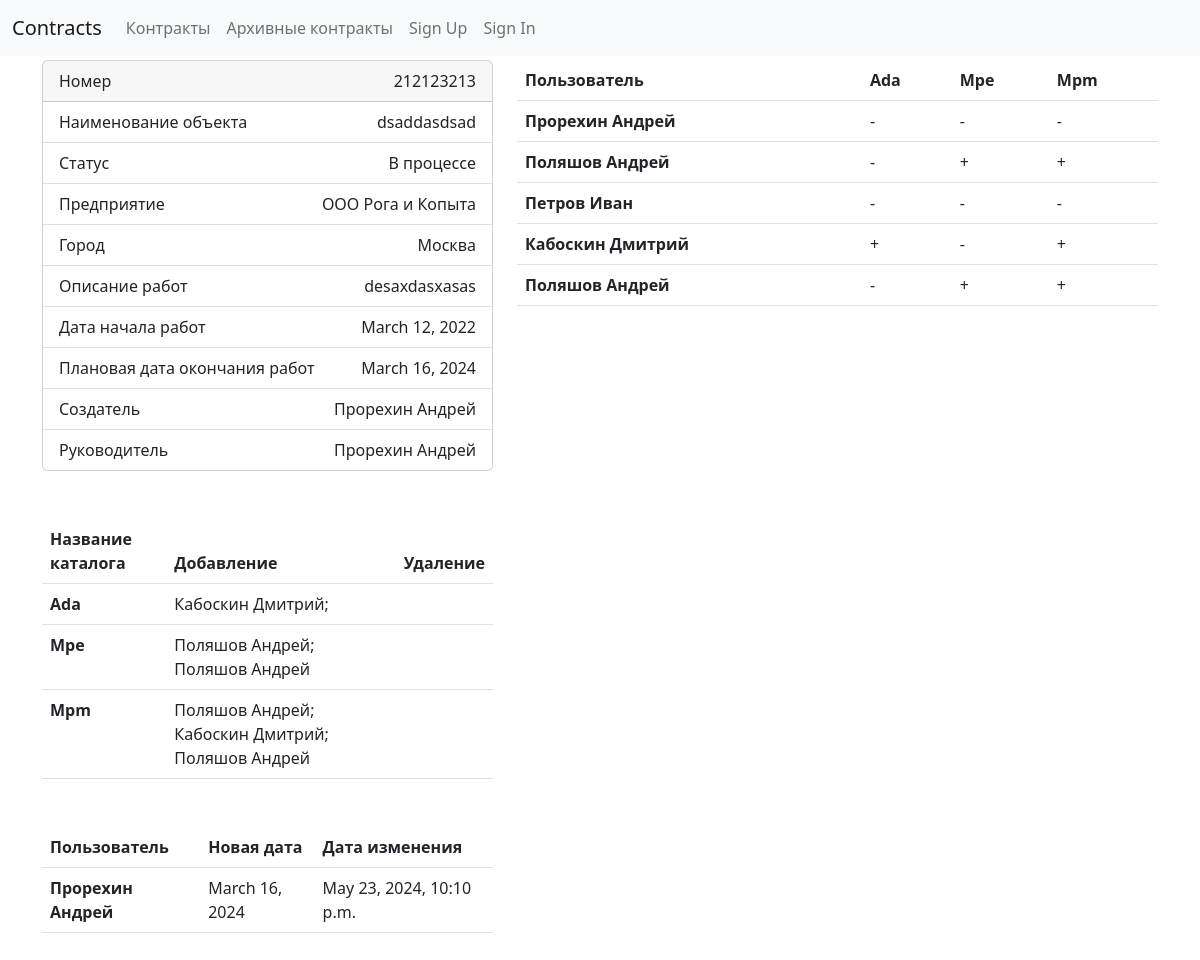
The app's page /contracts/3/, older data.
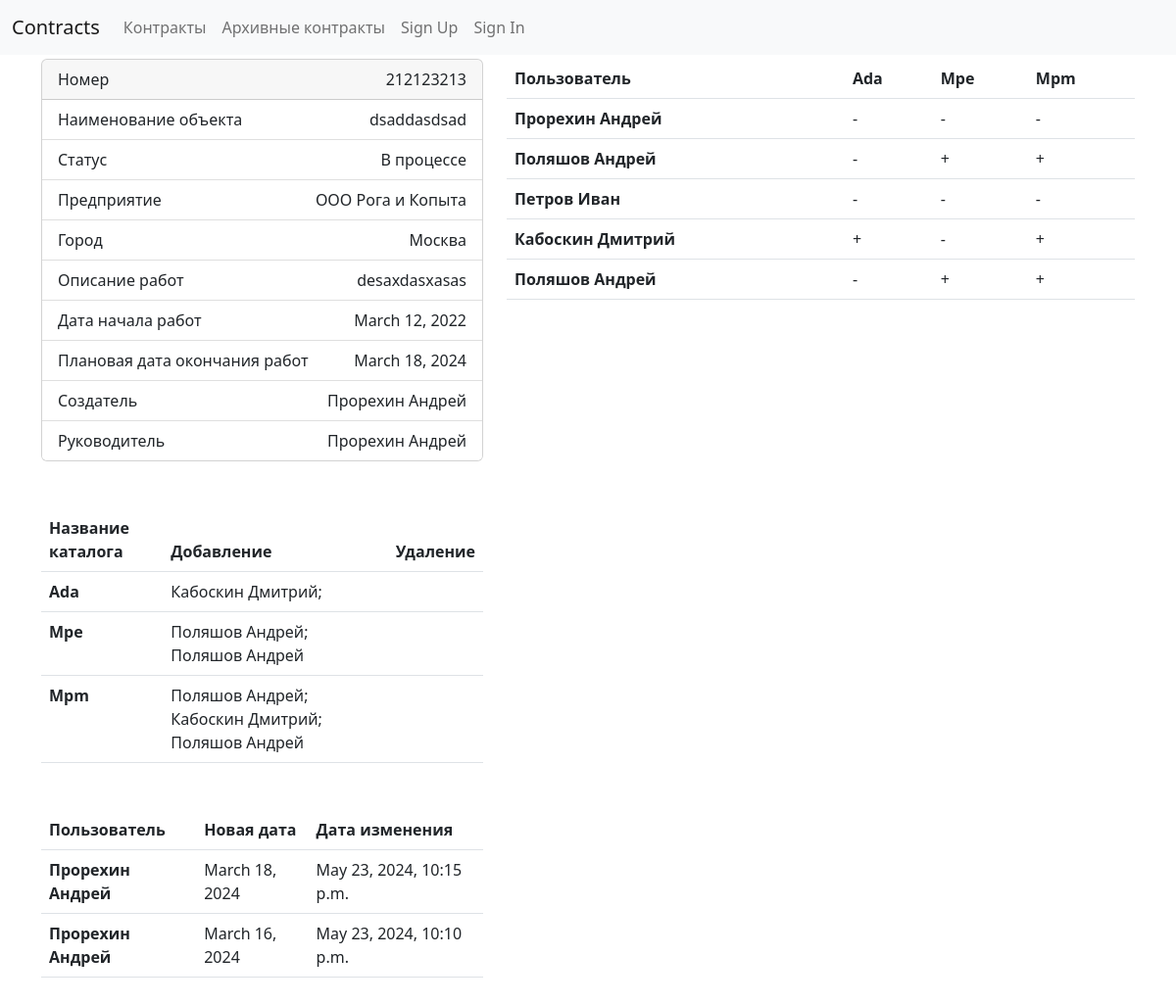
The same page, newer data.
### contracts/users/models.py (models this page shows, shortened)
class Contract(models.Model):
    STATES = [
        ("in_process", "В процессе"),
        ("restored", "Восстановлен"),
        ("contract_organization", "Организация контракта"),
        ("complete", "Завершен"),
        ("arhive", "Архив"),
    ]
    number = models.BigIntegerField("Номер контракта")
    object = models.CharField("Наименование объекта", max_length=150)
    state = models.CharField(
        "Статус", max_length=50, choices=STATES, default="in_process", blank=True
    )
    company = models.ForeignKey(
        Company, on_delete=models.CASCADE, verbose_name="Предприятие", blank=True
    )
    town = models.ForeignKey(
        Town, on_delete=models.CASCADE, verbose_name="Город", blank=True
    )
    description = models.TextField("Описание работ")
    start = models.DateField("Дата начала работ", blank=True, null=True)
    end = models.DateField("Плановая дата окончания работ", blank=True, null=True)
    creator = models.ForeignKey(
        User,
        verbose_name="Создатель",
        on_delete=models.PROTECT,
        null=True,
        blank=True,
        related_name="created_contracts",
        editable=False,
    )
    gip = models.ForeignKey(
        User,
        verbose_name="Руководитель",
        on_delete=models.PROTECT,
        blank=True,
        null=True,
        related_name="gip_contracts",
    )
    users = models.ManyToManyField(
        User,
        blank=True,
        null=True,
        verbose_name="Пользователи",
        related_name="contracts",
    )
    ada = models.BooleanField(default=False)
    mpe = models.BooleanField(default=False)
    mpm = models.BooleanField(default=False)
    class Meta:
        verbose_name_plural = _("Контракты")
        verbose_name = _("Контракт")

class UserContractFolders(models.Model):
    user = models.ForeignKey(
        User,
        on_delete=models.CASCADE,
        verbose_name="Пользователь",
        related_name="contract_folders",
    )
    contract = models.ForeignKey(
        Contract,
        on_delete=models.CASCADE,
        verbose_name="Контракт",
        related_name="user_folders",
    )
    ada = models.BooleanField(default=False)
    mpe = models.BooleanField(default=False)
    mpm = models.BooleanField(default=False)
    class Meta:
        verbose_name_plural = _("Доступы к директориям")
        verbose_name = _("Доступы к директориям")

class User(AbstractUser):
    name = models.CharField(_("Name of User"), blank=True, max_length=255)
    first_name = None  # type: ignore[assignment]
    last_name = None  # type: ignore[assignment]
    supervisor = models.BooleanField("Руководитель", default=False)
    it_staff = models.BooleanField("IT персонал", default=False)
    def __str__(self) -> str:
        return self.name or super().__str__()

class EndDateContractChange(models.Model):
    user = models.ForeignKey(
        User,
        on_delete=models.CASCADE,
        verbose_name="Пользователь",
        related_name="end_date_edits",
    )
    contract = models.ForeignKey(
        Contract,
        on_delete=models.CASCADE,
        verbose_name="Контракт",
        related_name="end_date_edits",
    )
    new_date = models.DateField("Новая дата")
    created = models.DateTimeField("Создано", auto_now_add=True)
    class Meta:
        verbose_name_plural = _("Изменения дат окончания контрактов")
        verbose_name = _("Изменение даты окончания контракта")

class Company(models.Model):
    name = models.CharField("Наименование", max_length=50, unique=True)
    class Meta:
        verbose_name_plural = _("Компании")
        verbose_name = _("Компания")
    def __str__(self) -> str:
        return self.name

class Town(models.Model):
    name = models.CharField("Наименование", max_length=50, unique=True)
    class Meta:
        verbose_name_plural = _("Города")
        verbose_name = _("Город")
    def __str__(self) -> str:
        return self.name

### contracts/users/contract_views.py (the view)
# urls.py: path("<int:pk>/", ContractDetailView.as_view(), name="contract-detail"),
class ContractDetailView(DetailView):
    model = Contract
    def get_context_data(self, **kwargs):
        context = super(ContractDetailView, self).get_context_data(**kwargs)
        context["user_folders"] = UserContractFolders.objects.filter(
            contract=self.kwargs.get("pk")
        ).select_related("user")
        context["permission_requests"] = (
            PermissionRequest.objects.filter(contract=self.kwargs.get("pk"))
            .select_related("user", "creator")
            .order_by("-id")
        )
        context["end_date_edits"] = (
            EndDateContractChange.objects.filter(contract=self.kwargs.get("pk"))
            .select_related("user")
            .order_by("-id")
        )
        return context

### contracts/users/context_processors.py (called while the page is built)
def allauth_settings(request):
    return {
        "ACCOUNT_ALLOW_REGISTRATION": settings.ACCOUNT_ALLOW_REGISTRATION,
    }

### contracts/templates/users/contract_detail.html (shortened to what the changed rows need)
{% extends "base.html" %}
{% load crispy_forms_tags %}
{% block content %}
<div class="row mb-5">
  <div class="col-5">
    <div class="card">
        <div class="card-header d-flex justify-content-between">
          <span>Номер</span>
          <span>{{contract.number}}</span>
        </div>
        <ul class="list-group list-group-flush">
          <li class="list-group-item d-flex justify-content-between"><span>Наименование объекта</span><span>{{contract.object}}</span></li>
          <li class="list-group-item d-flex justify-content-between"><span>Статус</span><span>{{contract.get_state_display}}</span></li>
          <li class="list-group-item d-flex justify-content-between"><span>Предприятие</span><span>{{contract.company}}</span></li>
          <li class="list-group-item d-flex justify-content-between"><span>Город</span><span>{{contract.town}}</span></li>
          <li class="list-group-item d-flex justify-content-between"><span>Описание работ</span><span>{{contract.description}}</span></li>
          <li class="list-group-item d-flex justify-content-between"><span>Дата начала работ</span><span>{{contract.start}}</span></li>
          <li class="list-group-item d-flex justify-content-between"><span>Плановая дата окончания работ</span><span>{% if contract.end %}{{contract.end}}{% endif %}</span></li>
          <li class="list-group-item d-flex justify-content-between"><span>Создатель</span><span>{{contract.creator}}</span></li>
          <li class="list-group-item d-flex justify-content-between"><span>Руководитель</span><span>{{contract.gip}}</span></li>
        </ul>
      </div>
      <table class="table mt-5">
        <thead>
          <tr>
            <th scope="col">Название каталога</th>
            <th scope="col">Добавление</th>
            <th scope="col">Удаление</th>
          </tr>
        </thead>
        <tbody>
          {% if contract.ada %}
            <tr>
              <th scope="row">
                  Ada
              </th>
              <td>
                {% for u in user_folders %}
                  {% if u.ada %}
                    {{u.user}}{% if not forloop.last %}; {% endif %}
                  {% endif %}
                {% endfor %}
              </td>
              <td></td>
            </tr>
          {% endif %}
          {% if contract.mpe %}
            <tr>
              <th scope="row">
                  Mpe
              </th>
              <td>
                {% for u in user_folders %}
                  {% if u.mpe %}
                    {{u.user}}{% if not forloop.last %}; {% endif %}
                  {% endif %}
                {% endfor %}
            </td>
              <td></td>
            </tr>
          {% endif %}
          {% if contract.mpm %}
            <tr>
              <th scope="row">
                  Mpm
              </th>
              <td>
                {% for u in user_folders %}
                  {% if u.mpm %}
                    {{u.user}}{% if not forloop.last %}; {% endif %}
                  {% endif %}
                {% endfor %}
            </td>
            <td></td>
            </tr>
          {% endif %}
        </tbody>
      </table>
      <table class="table mt-5">
        <thead>
          <tr>
            <th scope="col">Пользователь</th>
            <th scope="col">Новая дата</th>
            <th scope="col">Дата изменения</th>
          </tr>
        </thead>
        <tbody>
          {% for c in end_date_edits %}
          <tr>
            <th scope="row">
                {{c.user}}
            </th>
            <td>{{c.new_date }}</td>
            <td>{{c.created }}</td>
          </tr>
        {% endfor %}
      </tbody>
      </table>
  </div>
  <div class="col-7">
    <table class="table">
        <thead>
          <tr>
            <th scope="col">Пользователь</th>
            {% if contract.ada %}<th scope="col">Ada</th>{% endif %}
            {% if contract.mpe %}<th scope="col">Mpe</th>{% endif %}
            {% if contract.mpm %}<th scope="col">Mpm</th>{% endif %}
          </tr>
        </thead>
        <tbody>
            {% for user in user_folders %}
              <tr>
                <th scope="row">
                    {{user.user}}
                </th>
                {% if contract.ada %}<td>{% if user.ada %}+{% else %}-{% endif %}</td>{% endif %}
                {% if contract.mpe %}<td>{% if user.mpe %}+{% else %}-{% endif %}</td>{% endif %}
                {% if contract.mpm %}<td>{% if user.mpm %}+{% else %}-{% endif %}</td>{% endif %}
              </tr>
            {% endfor %}
        </tbody>
    </table>
  </div>
</div>
{% endblock content %}

Row changes from the older to the newer data that the page shows:
changed Contract "dsaddasdsad": end "March 16, 2024" → "March 18, 2024"
added EndDateContractChange: user "Прорехин Андрей", new_date "March 18, 2024", created "May 23, 2024, 10:15 p.m."
